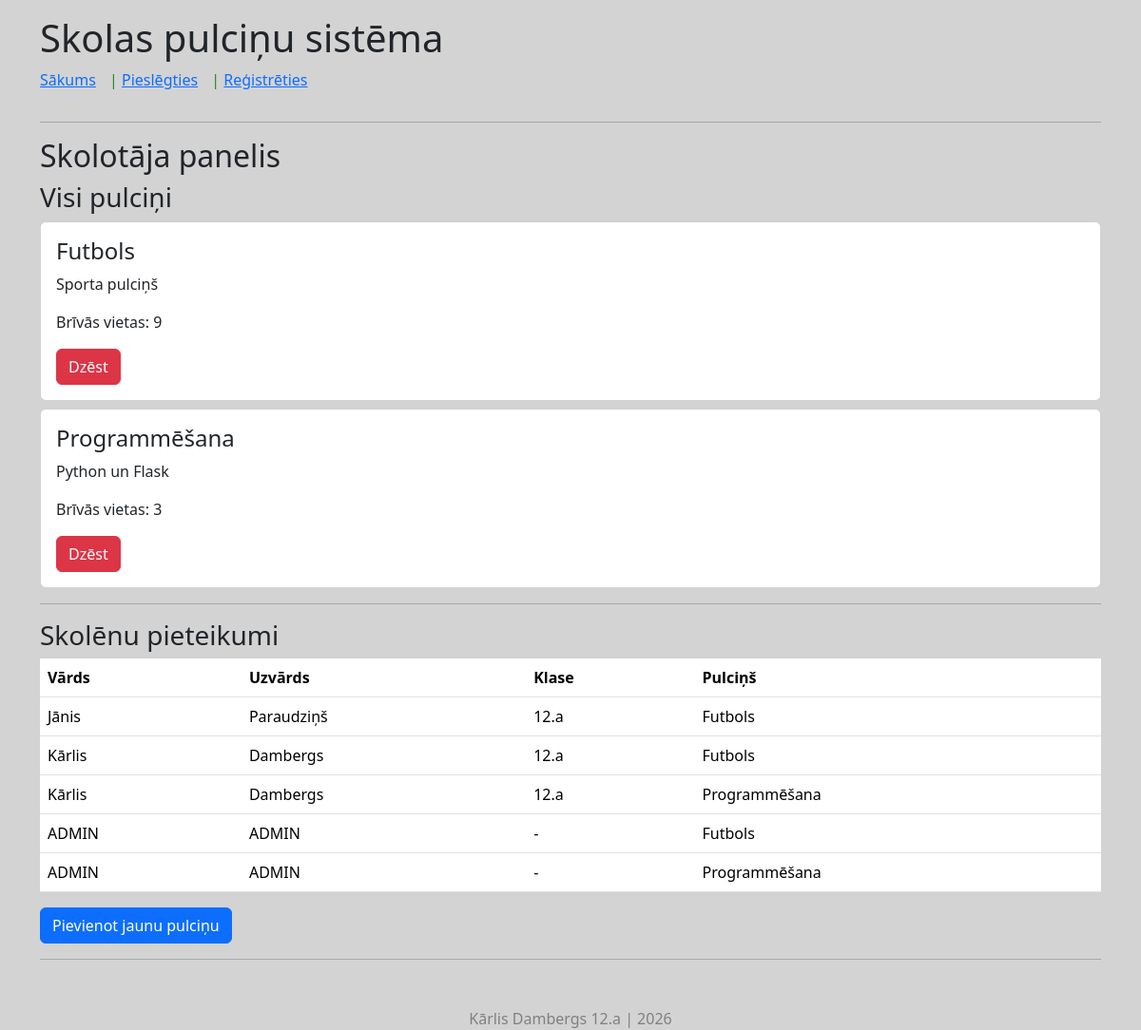
/admin, run on an earlier commit of the app's database.
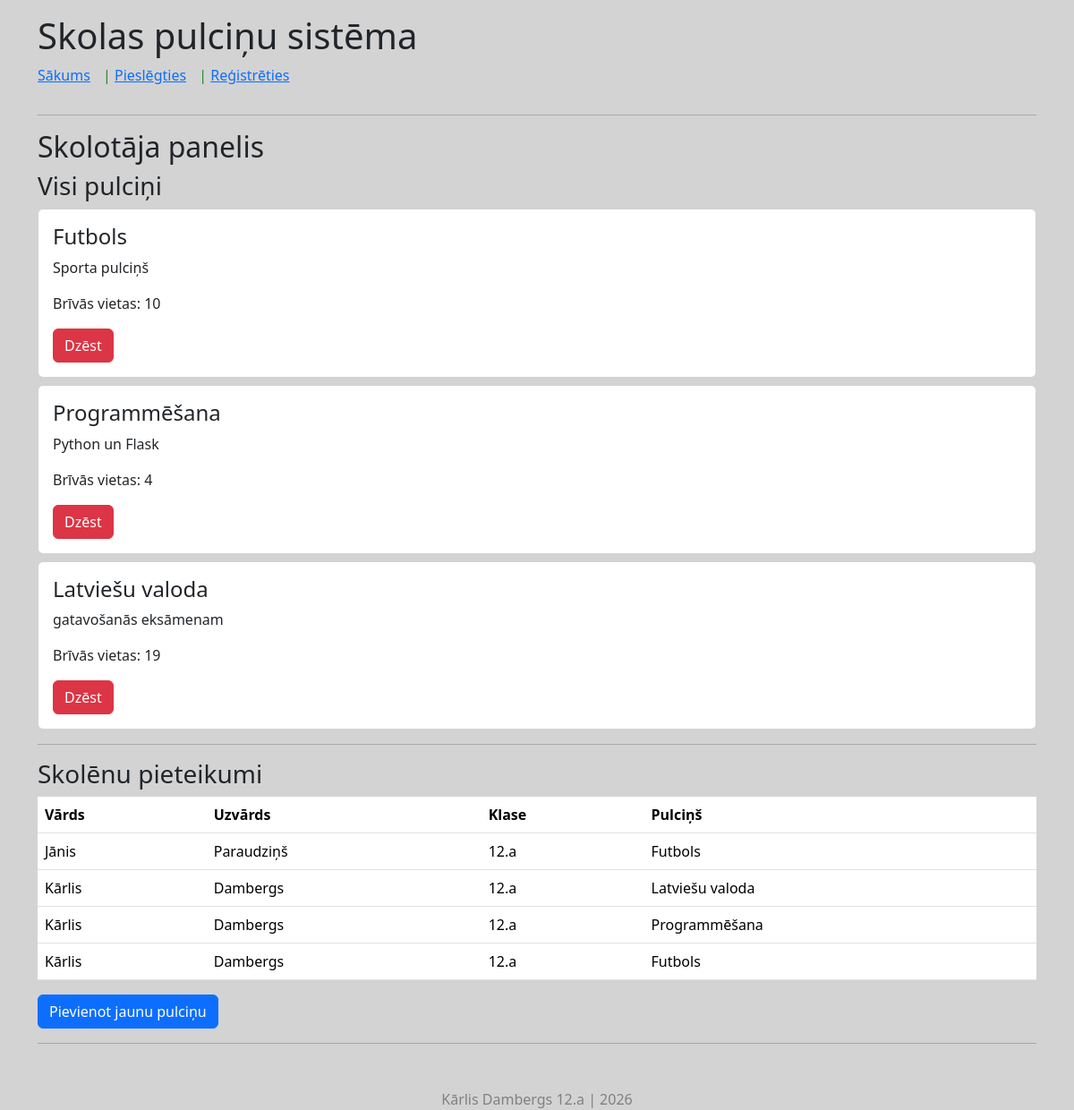
And on a later commit of the database.
### tables this page shows
CREATE TABLE "pulcini" (
	"id"	INTEGER,
	"nosaukums"	TEXT NOT NULL,
	"apraksts"	TEXT,
	"vietas"	INTEGER NOT NULL,
	PRIMARY KEY("id" AUTOINCREMENT),
	FOREIGN KEY("id") REFERENCES "pieteikumi"("pulcins_id")
);

CREATE TABLE "users" (
	"id"	INTEGER,
	"epasts"	TEXT NOT NULL UNIQUE,
	"vards"	TEXT NOT NULL,
	"uzvards"	TEXT NOT NULL,
	"klase"	TEXT NOT NULL,
	"parole"	TEXT NOT NULL,
	"loma"	TEXT DEFAULT 'student',
	PRIMARY KEY("id" AUTOINCREMENT),
	FOREIGN KEY("id") REFERENCES "pieteikumi"("user_id"),
	FOREIGN KEY("uzvards") REFERENCES ""
);

### app.py (the view)
@app.route('/admin')
def admin():
    conn = sqlite3.connect("datubaze.db")
    conn.row_factory = sqlite3.Row
    cur = conn.cursor()
    cur.execute("SELECT * FROM pulcini")
    pulcini = cur.fetchall()
    cur.execute("""
    SELECT pieteikumi.id, users.vards, users.uzvards, users.klase, pulcini.nosaukums
    FROM pieteikumi
    JOIN users ON pieteikumi.user_id = users.id
    JOIN pulcini ON pieteikumi.pulcins_id = pulcini.id
    """)
    pieteikumi = cur.fetchall()
    conn.close()
    return render_template('admin.html', pulcini=pulcini, pieteikumi=pieteikumi)

### templates/admin.html (shortened to what this page needs)
{% extends "layout.html" %}
{% block content %}
<h2>Skolotāja panelis</h2>
<h3>Visi pulciņi</h3>
{% for i in pulcini %}
<div class="card p-3 mb-2">
    <h4>{{i.nosaukums}}</h4>
    <p>{{i.apraksts}}</p>
    <p>Brīvās vietas: {{i.vietas}}</p>
    <form method="POST" action="/admin_delete">
        <button class="btn btn-danger">Dzēst</button>
    </form>
</div>
{% endfor %}
<hr>
<h3>Skolēnu pieteikumi</h3>
<table class="table">
    <tr>
        <th>Vārds</th>
        <th>Uzvārds</th>
        <th>Klase</th>
        <th>Pulciņš</th>
    </tr>
{% for i in pieteikumi %}
    <tr>
        <td>{{ i.vards }}</td>
        <td>{{ i.uzvards }}</td>
        <td>{{ i.klase }}</td>
        <td>{{ i.nosaukums }}</td>
    </tr>
{% endfor %}
</table>
<a href="/admin_izveidot" class="btn btn-primary">
    Pievienot jaunu pulciņu
</a>
{% endblock %}

What changed in the data, as far as the page shows it:
no longer on this page (row unchanged): users: vards "ADMIN", uzvards "ADMIN", klase "-", nosaukums "Futbols", nosaukums "Programmēšana"
changed pulcini "Futbols": vietas "9" → "10"
changed pulcini "Programmēšana": vietas "3" → "4"
added pulcini: nosaukums "Latviešu valoda", apraksts "gatavošanās eksāmenam", vietas "19"
now on one of the page's lists (row unchanged): users: vards "Kārlis", uzvards "Dambergs", klase "12.a", nosaukums "Futbols"
computed for users "Kārlis": nosaukums "Futbols" → "Latviešu valoda"
